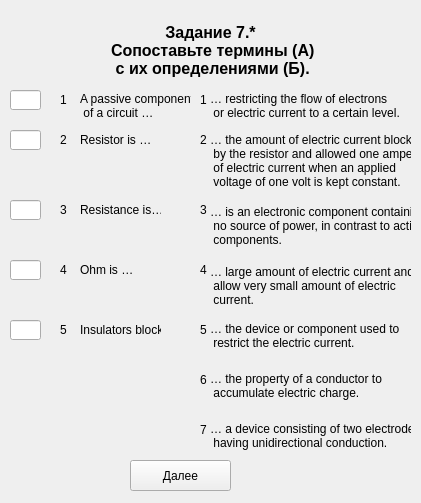
<?xml version="1.0" encoding="UTF-8"?>
<ui version="4.0">
 <class>Zadanie7_part1_var1</class>
 <widget class="QWidget" name="Zadanie7_part1_var1">
  <property name="geometry">
   <rect>
    <x>0</x>
    <y>0</y>
    <width>421</width>
    <height>503</height>
   </rect>
  </property>
  <property name="windowTitle">
   <string>Form</string>
  </property>
  <widget class="QLabel" name="label_title">
   <property name="geometry">
    <rect>
     <x>20</x>
     <y>20</y>
     <width>381</width>
     <height>61</height>
    </rect>
   </property>
   <property name="font">
    <font>
     <pointsize>12</pointsize>
     <weight>75</weight>
     <bold>true</bold>
     <strikeout>false</strikeout>
    </font>
   </property>
   <property name="cursor">
    <cursorShape>ArrowCursor</cursorShape>
   </property>
   <property name="text">
    <string>Задание 7.*
 Сопоставьте термины (А)
 с их определениями (Б).</string>
   </property>
   <property name="textFormat">
    <enum>Qt::AutoText</enum>
   </property>
   <property name="alignment">
    <set>Qt::AlignCenter</set>
   </property>
  </widget>
  <widget class="QLabel" name="label_word_5">
   <property name="geometry">
    <rect>
     <x>80</x>
     <y>320</y>
     <width>81</width>
     <height>20</height>
    </rect>
   </property>
   <property name="text">
    <string>Insulators block …</string>
   </property>
  </widget>
  <widget class="QLineEdit" name="lineEdit_answer_3">
   <property name="geometry">
    <rect>
     <x>10</x>
     <y>200</y>
     <width>31</width>
     <height>20</height>
    </rect>
   </property>
  </widget>
  <widget class="QPushButton" name="pushButton_answer">
   <property name="geometry">
    <rect>
     <x>130</x>
     <y>460</y>
     <width>101</width>
     <height>31</height>
    </rect>
   </property>
   <property name="text">
    <string>Далее</string>
   </property>
  </widget>
  <widget class="QLabel" name="label_number_1">
   <property name="geometry">
    <rect>
     <x>60</x>
     <y>90</y>
     <width>16</width>
     <height>20</height>
    </rect>
   </property>
   <property name="text">
    <string>1</string>
   </property>
  </widget>
  <widget class="QLabel" name="label_number_4">
   <property name="geometry">
    <rect>
     <x>60</x>
     <y>260</y>
     <width>16</width>
     <height>20</height>
    </rect>
   </property>
   <property name="text">
    <string>4</string>
   </property>
  </widget>
  <widget class="QLabel" name="label_word_3">
   <property name="geometry">
    <rect>
     <x>80</x>
     <y>200</y>
     <width>81</width>
     <height>20</height>
    </rect>
   </property>
   <property name="text">
    <string>Resistance is…</string>
   </property>
  </widget>
  <widget class="QLabel" name="label_word_4">
   <property name="geometry">
    <rect>
     <x>80</x>
     <y>260</y>
     <width>81</width>
     <height>20</height>
    </rect>
   </property>
   <property name="text">
    <string>Ohm is …</string>
   </property>
  </widget>
  <widget class="QLabel" name="label_word_1">
   <property name="geometry">
    <rect>
     <x>80</x>
     <y>90</y>
     <width>111</width>
     <height>31</height>
    </rect>
   </property>
   <property name="text">
    <string>A passive component
 of a circuit …</string>
   </property>
  </widget>
  <widget class="QLabel" name="label_word_2">
   <property name="geometry">
    <rect>
     <x>80</x>
     <y>130</y>
     <width>81</width>
     <height>20</height>
    </rect>
   </property>
   <property name="text">
    <string>Resistor is …</string>
   </property>
  </widget>
  <widget class="QLineEdit" name="lineEdit_answer_4">
   <property name="geometry">
    <rect>
     <x>10</x>
     <y>260</y>
     <width>31</width>
     <height>20</height>
    </rect>
   </property>
  </widget>
  <widget class="QLineEdit" name="lineEdit_answer_2">
   <property name="geometry">
    <rect>
     <x>10</x>
     <y>130</y>
     <width>31</width>
     <height>20</height>
    </rect>
   </property>
  </widget>
  <widget class="QLineEdit" name="lineEdit_answer_1">
   <property name="geometry">
    <rect>
     <x>10</x>
     <y>90</y>
     <width>31</width>
     <height>20</height>
    </rect>
   </property>
   <property name="text">
    <string/>
   </property>
  </widget>
  <widget class="QLabel" name="label_number_2">
   <property name="geometry">
    <rect>
     <x>60</x>
     <y>130</y>
     <width>16</width>
     <height>20</height>
    </rect>
   </property>
   <property name="text">
    <string>2</string>
   </property>
  </widget>
  <widget class="QLabel" name="label_number_5">
   <property name="geometry">
    <rect>
     <x>60</x>
     <y>320</y>
     <width>16</width>
     <height>20</height>
    </rect>
   </property>
   <property name="text">
    <string>5</string>
   </property>
  </widget>
  <widget class="QLabel" name="label_number_3">
   <property name="geometry">
    <rect>
     <x>60</x>
     <y>200</y>
     <width>16</width>
     <height>20</height>
    </rect>
   </property>
   <property name="text">
    <string>3</string>
   </property>
  </widget>
  <widget class="QLineEdit" name="lineEdit_answer_5">
   <property name="geometry">
    <rect>
     <x>10</x>
     <y>320</y>
     <width>31</width>
     <height>20</height>
    </rect>
   </property>
  </widget>
  <widget class="QLabel" name="label_word_17">
   <property name="geometry">
    <rect>
     <x>210</x>
     <y>260</y>
     <width>201</width>
     <height>51</height>
    </rect>
   </property>
   <property name="text">
    <string>… large amount of electric current and
 allow very small amount of electric
 current.</string>
   </property>
  </widget>
  <widget class="QLabel" name="label_word_20">
   <property name="geometry">
    <rect>
     <x>210</x>
     <y>420</y>
     <width>201</width>
     <height>31</height>
    </rect>
   </property>
   <property name="text">
    <string>… a device consisting of two electrodes
 having unidirectional conduction.</string>
   </property>
  </widget>
  <widget class="QLabel" name="label_word_23">
   <property name="geometry">
    <rect>
     <x>210</x>
     <y>200</y>
     <width>201</width>
     <height>51</height>
    </rect>
   </property>
   <property name="text">
    <string>… is an electronic component containing
 no source of power, in contrast to active
 components.</string>
   </property>
  </widget>
  <widget class="QLabel" name="label_word_24">
   <property name="geometry">
    <rect>
     <x>210</x>
     <y>370</y>
     <width>201</width>
     <height>31</height>
    </rect>
   </property>
   <property name="text">
    <string>… the property of a conductor to
 accumulate electric charge.</string>
   </property>
  </widget>
  <widget class="QLabel" name="label_word_26">
   <property name="geometry">
    <rect>
     <x>210</x>
     <y>320</y>
     <width>201</width>
     <height>31</height>
    </rect>
   </property>
   <property name="text">
    <string>… the device or component used to
 restrict the electric current.</string>
   </property>
  </widget>
  <widget class="QLabel" name="label_word_29">
   <property name="geometry">
    <rect>
     <x>210</x>
     <y>90</y>
     <width>201</width>
     <height>31</height>
    </rect>
   </property>
   <property name="text">
    <string>… restricting the flow of electrons
 or electric current to a certain level.</string>
   </property>
  </widget>
  <widget class="QLabel" name="label_word_30">
   <property name="geometry">
    <rect>
     <x>210</x>
     <y>130</y>
     <width>201</width>
     <height>61</height>
    </rect>
   </property>
   <property name="text">
    <string>… the amount of electric current blocked
 by the resistor and allowed one ampere
 of electric current when an applied
 voltage of one volt is kept constant.</string>
   </property>
  </widget>
  <widget class="QLabel" name="label_number_6">
   <property name="geometry">
    <rect>
     <x>200</x>
     <y>90</y>
     <width>16</width>
     <height>20</height>
    </rect>
   </property>
   <property name="text">
    <string>1</string>
   </property>
  </widget>
  <widget class="QLabel" name="label_number_7">
   <property name="geometry">
    <rect>
     <x>200</x>
     <y>130</y>
     <width>16</width>
     <height>20</height>
    </rect>
   </property>
   <property name="text">
    <string>2</string>
   </property>
  </widget>
  <widget class="QLabel" name="label_number_8">
   <property name="geometry">
    <rect>
     <x>200</x>
     <y>320</y>
     <width>16</width>
     <height>20</height>
    </rect>
   </property>
   <property name="text">
    <string>5</string>
   </property>
  </widget>
  <widget class="QLabel" name="label_number_9">
   <property name="geometry">
    <rect>
     <x>200</x>
     <y>200</y>
     <width>16</width>
     <height>20</height>
    </rect>
   </property>
   <property name="text">
    <string>3</string>
   </property>
  </widget>
  <widget class="QLabel" name="label_number_10">
   <property name="geometry">
    <rect>
     <x>200</x>
     <y>260</y>
     <width>16</width>
     <height>20</height>
    </rect>
   </property>
   <property name="text">
    <string>4</string>
   </property>
  </widget>
  <widget class="QLabel" name="label_number_11">
   <property name="geometry">
    <rect>
     <x>200</x>
     <y>370</y>
     <width>16</width>
     <height>20</height>
    </rect>
   </property>
   <property name="text">
    <string>6</string>
   </property>
  </widget>
  <widget class="QLabel" name="label_number_12">
   <property name="geometry">
    <rect>
     <x>200</x>
     <y>420</y>
     <width>16</width>
     <height>20</height>
    </rect>
   </property>
   <property name="text">
    <string>7</string>
   </property>
  </widget>
  <widget class="QLabel" name="label_timer">
   <property name="geometry">
    <rect>
     <x>240</x>
     <y>460</y>
     <width>151</width>
     <height>31</height>
    </rect>
   </property>
   <property name="text">
    <string/>
   </property>
  </widget>
 </widget>
 <resources/>
 <connections/>
</ui>
